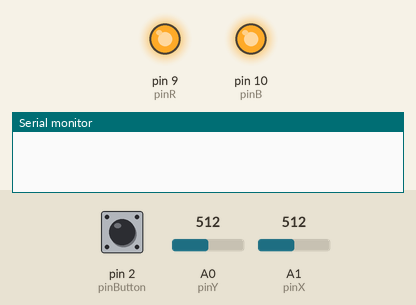
Recording of a sketch running on a simulated Arduino Uno, built with avr-gcc and run on an emulated ATmega328P. Shown: output pins drawn as LEDs (lit = HIGH), the last lines printed to the serial monitor. The inputs (shaded band) are chosen by the test bench; at power-on: A0 (pinY) = 512, pin 2 (pinButton) LOW, A1 (pinX) = 512. Random numbers use the default seed unless the sketch sets one.

Above: at 2.2 s.
2.3 s: A0 (pinY) set to 461
4.0 s: A0 (pinY) set to 438
At 5.5 s:
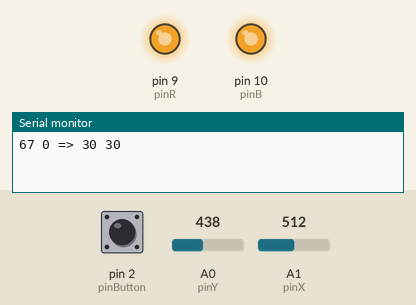
6.0 s: pin 2 (pinButton) pulled HIGH for 0.15 s
At 6.07 s:
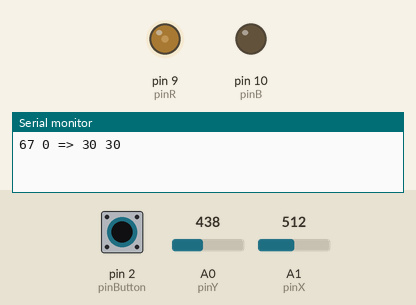
7.6 s: pin 2 (pinButton) pulled HIGH for 3.2 s
At 11.4 s:
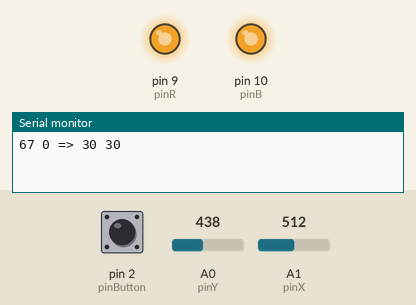
Timing chart, 0 to 12.9 s (numbered marks = the images above; inputs shaded):
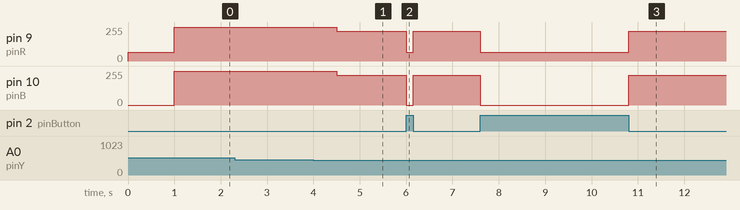

The sketch:

gra_z_akcelerometrem.ino
```cpp
short pinX = 1;
short pinY = 0;

short pinB = 10;
short pinR = 9;

short pinButton = 2;

short valueBlue;
short valueRed;

unsigned long time;
unsigned long timeDifference = 0;
bool changed = true;

short tolerance = 10;

bool gameOver = false;

void setup() {
  // put your setup code here, to run once:
  Serial.begin(9600);
  pinMode(pinX, INPUT);
  pinMode(pinY, INPUT);

  pinMode(pinB, OUTPUT);
  pinMode(pinR, OUTPUT);

  pinMode(pinButton, INPUT);

  randomSeed(analogRead(2));

  valueBlue = random(256);
  valueRed = random(256);

  analogWrite(pinB, valueBlue);
  analogWrite(pinR, valueRed);

  delay(1000);

  time = millis();

  analogWrite(pinB, 255);
  analogWrite(pinR, 255);
}

short y;
short x;

short currentValueBlue = 0;
short currentValueRed = 0;

short maxChangeX;
short maxChangeY;

void loop() {
  if (digitalRead(pinButton) == HIGH) {
    analogWrite(pinB, valueBlue);
    analogWrite(pinR, valueRed);
    return;
  }

  analogWrite(pinB, 255 - currentValueBlue);
  analogWrite(pinR, 255 - currentValueRed);

  if (gameOver) {
    return;
  }

  y = analogRead(pinY);
  x = analogRead(pinX);

  x -= 450;
  x = map(x, 0, 512, 0, 255);

  y -= 450;
  y = map(y, 0, 512, 0, 255);

  if (x > 0 && y > 0) {
    maxChangeX = max(x, maxChangeX);
    maxChangeY = max(y, maxChangeY);

    time = millis();
    changed = false;
  }

  if (millis() - time > 500 && changed == false) {

    currentValueBlue = (currentValueBlue + maxChangeY) % 255;
    currentValueRed = (currentValueRed + maxChangeX) % 255;

    Serial.print(valueRed);
    Serial.print(" ");
    Serial.print(valueBlue);
    Serial.print(" => ");

    Serial.print(currentValueRed);
    Serial.print(" ");
    Serial.println(currentValueBlue);

    if (wPrzedziale(currentValueRed, valueRed - tolerance, valueRed + tolerance) &&
        wPrzedziale(currentValueBlue, valueBlue - tolerance, valueBlue + tolerance)) {
        gameOver = true;
        migniecie();
    }

    changed = true;
    maxChangeX = 0;
    maxChangeY = 0;
  }
}

bool wPrzedziale(short val, short minimum, short maximum)
{
  minimum = max(0, minimum);
  maximum = min(255, maximum);

  return val >= minimum && val <= maximum;
}

void migniecie()
{
  analogWrite(pinB, 255 - currentValueBlue);
  analogWrite(pinR, 255 - currentValueRed);
  delay(100);
  analogWrite(pinB, 255);
  analogWrite(pinR, 255);
  delay(100);
  analogWrite(pinB, 255 - currentValueBlue);
  analogWrite(pinR, 255 - currentValueRed);
  delay(100);
  analogWrite(pinB, 255);
  analogWrite(pinR, 255);
  delay(100);
}
```

Measured:
- after the input at 2.3 s, every drawn part: stays the same
- after the input at 4.0 s, pin 9 (pinR), pin 10 (pinB): 255/255 → 225/255 after 0.50 s
- after the input at 6.0 s, pin 9 (pinR): 225/255 → 67/255 at once, → 225/255 0.15 s later; pin 10 (pinB): 225/255 → 0/255 at once, → 225/255 0.15 s later
- after the input at 7.6 s, pin 9 (pinR): 225/255 → 67/255 at once, → 225/255 3.2 s later; pin 10 (pinB): 225/255 → 0/255 at once, → 225/255 3.2 s later
